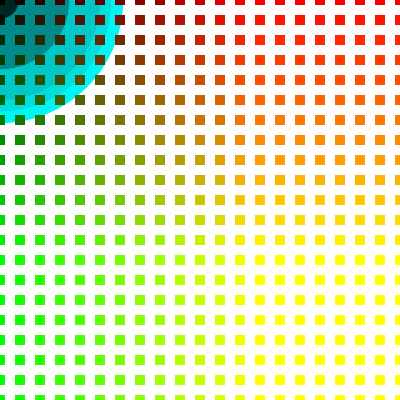
Frame 1 (no input)
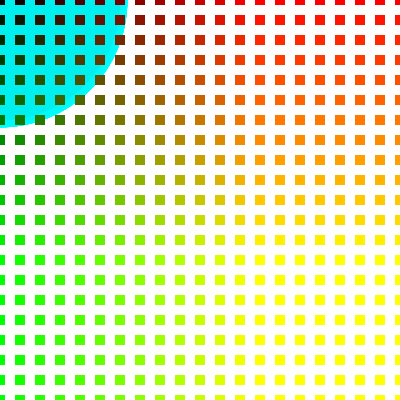
Frame 60 (the mouse pressed at the canvas centre just before this capture)
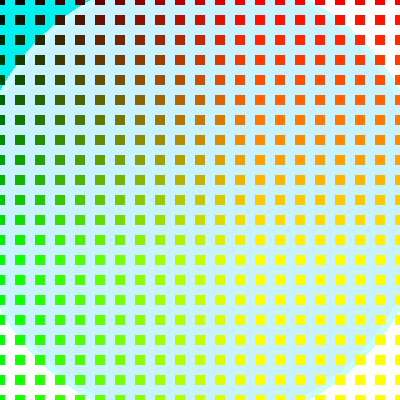
Frame 120 (the mouse held since frame 60 and released just before this capture)

The Processing sketch that drew these frames (run headless with seeded random() and noise(); from frame 60 on, the mouse is pressed at the canvas centre):

// Processing sketch: processing_61474
// ── processing_61474.pde

float r;

int x;



void setup(){
size(400,400);
background(255);
smooth();
}


void draw(){
  
  r = random(100, 200);
  x = mouseX;

for(int i=0; i < 100; i++)
{
  float r = random(0, 255);
  stroke(r);

  fill(255, 255, 255, 50);
 


  ellipseMode(CENTER);
  noStroke();
  fill(x,r,r+x);
  ellipse(x, mouseY, r+x, r+x);
}
  

  
 
 
  
  

  
noStroke();
rectMode(CENTER);

for(int i=0; i<=400; i=i+20){ 
for(int j=0; j<=400; j=j+20){
fill(i,j,0);
rect(i,j,10,10);
}
}

}
